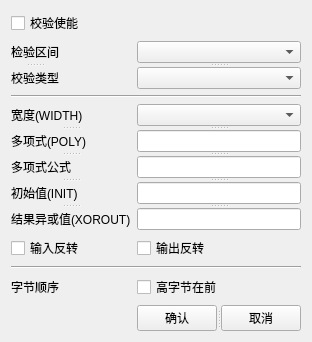
<?xml version="1.0" encoding="UTF-8"?>
<ui version="4.0">
 <class>SubForm_CRC</class>
 <widget class="QWidget" name="SubForm_CRC">
  <property name="geometry">
   <rect>
    <x>0</x>
    <y>0</y>
    <width>308</width>
    <height>329</height>
   </rect>
  </property>
  <property name="windowTitle">
   <string>CRC校验设置</string>
  </property>
  <layout class="QHBoxLayout" name="horizontalLayout">
   <item>
    <layout class="QFormLayout" name="formLayout">
     <item row="0" column="0">
      <widget class="QCheckBox" name="check_box_crc_enable">
       <property name="text">
        <string>校验使能</string>
       </property>
      </widget>
     </item>
     <item row="1" column="0">
      <widget class="QSplitter" name="splitter">
       <property name="orientation">
        <enum>Qt::Orientation::Vertical</enum>
       </property>
       <widget class="QLabel" name="label_crc_range">
        <property name="text">
         <string>检验区间</string>
        </property>
       </widget>
       <widget class="QLabel" name="label_crc_type">
        <property name="text">
         <string>校验类型</string>
        </property>
       </widget>
      </widget>
     </item>
     <item row="1" column="1">
      <widget class="QSplitter" name="splitter_2">
       <property name="orientation">
        <enum>Qt::Orientation::Vertical</enum>
       </property>
       <widget class="QComboBox" name="combo_box_crc_range"/>
       <widget class="QComboBox" name="combo_box_crc_type"/>
      </widget>
     </item>
     <item row="2" column="0" colspan="2">
      <widget class="Line" name="line">
       <property name="orientation">
        <enum>Qt::Orientation::Horizontal</enum>
       </property>
      </widget>
     </item>
     <item row="3" column="0">
      <widget class="QSplitter" name="splitter_3">
       <property name="orientation">
        <enum>Qt::Orientation::Vertical</enum>
       </property>
       <widget class="QLabel" name="label_crc_width">
        <property name="text">
         <string>宽度(WIDTH)</string>
        </property>
       </widget>
       <widget class="QLabel" name="label_crc_poly">
        <property name="text">
         <string>多项式(POLY)</string>
        </property>
       </widget>
       <widget class="QLabel" name="label_crc_formula">
        <property name="text">
         <string>多项式公式</string>
        </property>
       </widget>
       <widget class="QLabel" name="label_crc_init">
        <property name="text">
         <string>初始值(INIT)</string>
        </property>
       </widget>
       <widget class="QLabel" name="label_crc_xorout">
        <property name="text">
         <string>结果异或值(XOROUT)</string>
        </property>
       </widget>
      </widget>
     </item>
     <item row="3" column="1">
      <widget class="QSplitter" name="splitter_4">
       <property name="orientation">
        <enum>Qt::Orientation::Vertical</enum>
       </property>
       <widget class="QComboBox" name="combo_box_crc_width"/>
       <widget class="QLineEdit" name="line_edit_crc_poly">
        <property name="text">
         <string/>
        </property>
       </widget>
       <widget class="QLineEdit" name="line_edit_crc_formula">
        <property name="text">
         <string/>
        </property>
       </widget>
       <widget class="QLineEdit" name="line_edit_crc_init">
        <property name="text">
         <string/>
        </property>
       </widget>
       <widget class="QLineEdit" name="line_edit_crc_xorout">
        <property name="text">
         <string/>
        </property>
       </widget>
      </widget>
     </item>
     <item row="4" column="0">
      <widget class="QCheckBox" name="check_box_in_reversal">
       <property name="text">
        <string>输入反转</string>
       </property>
       <property name="checkable">
        <bool>true</bool>
       </property>
      </widget>
     </item>
     <item row="4" column="1">
      <widget class="QCheckBox" name="check_box_out_reversal">
       <property name="text">
        <string>输出反转</string>
       </property>
      </widget>
     </item>
     <item row="5" column="0" colspan="2">
      <widget class="Line" name="line_2">
       <property name="orientation">
        <enum>Qt::Orientation::Horizontal</enum>
       </property>
      </widget>
     </item>
     <item row="7" column="1">
      <widget class="QSplitter" name="splitter_5">
       <property name="orientation">
        <enum>Qt::Orientation::Horizontal</enum>
       </property>
       <widget class="QPushButton" name="button_crc_confirm">
        <property name="text">
         <string>确认</string>
        </property>
       </widget>
       <widget class="QPushButton" name="button_crc_cancel">
        <property name="text">
         <string>取消</string>
        </property>
       </widget>
      </widget>
     </item>
     <item row="6" column="1">
      <widget class="QCheckBox" name="check_box_high_first">
       <property name="text">
        <string>高字节在前</string>
       </property>
      </widget>
     </item>
     <item row="6" column="0">
      <widget class="QLabel" name="label_byte_order">
       <property name="text">
        <string>字节顺序</string>
       </property>
      </widget>
     </item>
    </layout>
   </item>
  </layout>
 </widget>
 <resources/>
 <connections/>
</ui>
